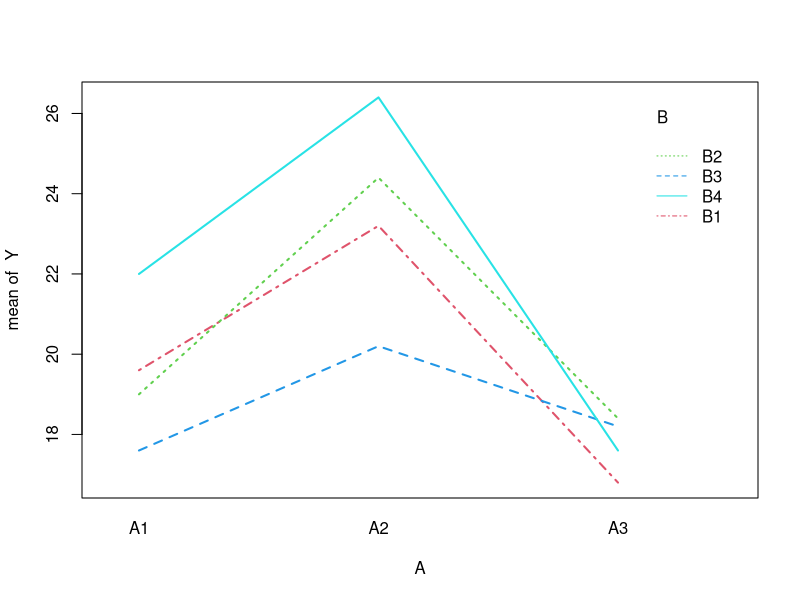

This chart was generated by the following R code:
tree <- data.frame(
    Y = scan("exam0711.data"), 
    A = gl(3, 20, 60, labels = paste0("A", 1:3)),
    B = gl(4, 5, 60, labels = paste0("B", 1:4)))
tree.aov <- aov(Y ~ A + B + A:B, data = tree)
summary(tree.aov)

attach(tree); tapply(Y, A, mean)
tapply(Y, B, mean)

matrix(tapply(Y, A:B, mean), nr = 3, nc = 4, byrow = T,
       dimnames = list(levels(A), levels(B)))

interaction.plot(A, B, Y, lwd = 2, col = 2:5)

win.graph(width=8, height=6)
par(mai=c(0.9, 0.9, 0.1, 0.1))

savePlot("interaction_plot", type = "eps")